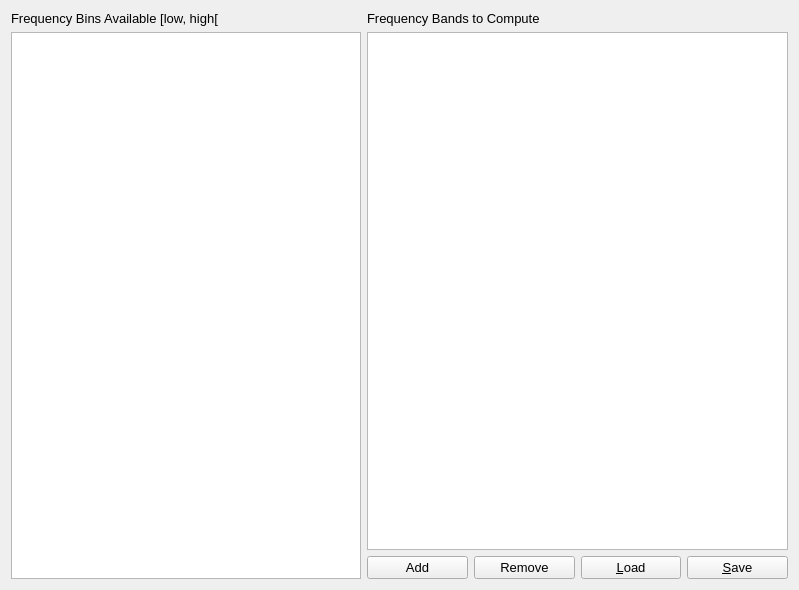
<ui version="4.0">
 <class>FrequencyBand</class>
 <widget class="QWidget" name="FrequencyBand">
  <property name="geometry">
   <rect>
    <x>0</x>
    <y>0</y>
    <width>799</width>
    <height>590</height>
   </rect>
  </property>
  <property name="windowTitle">
   <string />
  </property>
  <layout class="QHBoxLayout" name="horizontalLayout_3">
   <item>
    <layout class="QHBoxLayout" name="horizontalLayout_2">
     <item>
      <layout class="QVBoxLayout" name="verticalLayout_2">
       <item>
        <widget class="QLabel" name="label_5">
         <property name="font">
          <font>
           <pointsize>10</pointsize>
          </font>
         </property>
         <property name="toolTip">
          <string>The frequency band is defined as the low bin is included and the high bin is excluded in order to avoid twice averaging the energy from the same frequency bin. </string>
         </property>
         <property name="text">
          <string>Frequency Bins Available [low, high[ </string>
         </property>
        </widget>
       </item>
       <item>
        <widget class="QTableView" name="tiny_band_tableView">
         <property name="maximumSize">
          <size>
           <width>350</width>
           <height>16777215</height>
          </size>
         </property>
         <property name="font">
          <font>
           <family>Roboto</family>
           <pointsize>10</pointsize>
          </font>
         </property>
         <property name="editTriggers">
          <set>QAbstractItemView::NoEditTriggers</set>
         </property>
        </widget>
       </item>
      </layout>
     </item>
     <item>
      <layout class="QVBoxLayout" name="verticalLayout">
       <item>
        <widget class="QLabel" name="label_6">
         <property name="font">
          <font>
           <pointsize>10</pointsize>
          </font>
         </property>
         <property name="text">
          <string>Frequency Bands to Compute</string>
         </property>
        </widget>
       </item>
       <item>
        <widget class="QTableView" name="new_band_tableView">
         <property name="sizePolicy">
          <sizepolicy hsizetype="Expanding" vsizetype="Expanding">
           <horstretch>0</horstretch>
           <verstretch>0</verstretch>
          </sizepolicy>
         </property>
         <property name="minimumSize">
          <size>
           <width>0</width>
           <height>0</height>
          </size>
         </property>
         <property name="maximumSize">
          <size>
           <width>16777215</width>
           <height>16777215</height>
          </size>
         </property>
         <property name="font">
          <font>
           <family>Roboto</family>
           <pointsize>10</pointsize>
          </font>
         </property>
         <property name="focusPolicy">
          <enum>Qt::ClickFocus</enum>
         </property>
         <property name="editTriggers">
          <set>QAbstractItemView::AllEditTriggers</set>
         </property>
         <property name="alternatingRowColors">
          <bool>false</bool>
         </property>
         <property name="selectionMode">
          <enum>QAbstractItemView::ExtendedSelection</enum>
         </property>
         <property name="selectionBehavior">
          <enum>QAbstractItemView::SelectRows</enum>
         </property>
         <property name="textElideMode">
          <enum>Qt::ElideLeft</enum>
         </property>
        </widget>
       </item>
       <item>
        <layout class="QHBoxLayout" name="horizontalLayout">
         <item>
          <widget class="QPushButton" name="add_pushButton">
           <property name="font">
            <font>
             <pointsize>10</pointsize>
            </font>
           </property>
           <property name="text">
            <string>Add</string>
           </property>
          </widget>
         </item>
         <item>
          <widget class="QPushButton" name="rem_pushButton">
           <property name="font">
            <font>
             <pointsize>10</pointsize>
            </font>
           </property>
           <property name="text">
            <string>Remove</string>
           </property>
          </widget>
         </item>
         <item>
          <widget class="QPushButton" name="load_pushButton">
           <property name="font">
            <font>
             <pointsize>10</pointsize>
            </font>
           </property>
           <property name="text">
            <string>&amp;Load</string>
           </property>
          </widget>
         </item>
         <item>
          <widget class="QPushButton" name="save_pushButton">
           <property name="font">
            <font>
             <pointsize>10</pointsize>
            </font>
           </property>
           <property name="text">
            <string>&amp;Save</string>
           </property>
          </widget>
         </item>
        </layout>
       </item>
      </layout>
     </item>
    </layout>
   </item>
  </layout>
 <property name="styleSheet"><string>font: 12pt "Roboto";</string></property></widget>
 <resources><include location="../../../../../scinodes_poc/src/main/python/ui/themes/themes.qrc" /></resources>
 <connections>
  <connection>
   <sender>add_pushButton</sender>
   <signal>clicked()</signal>
   <receiver>FrequencyBand</receiver>
   <slot>add_row_freq_band_slot()</slot>
   <hints>
    <hint type="sourcelabel">
     <x>411</x>
     <y>565</y>
    </hint>
    <hint type="destinationlabel">
     <x>364</x>
     <y>294</y>
    </hint>
   </hints>
  </connection>
  <connection>
   <sender>rem_pushButton</sender>
   <signal>clicked()</signal>
   <receiver>FrequencyBand</receiver>
   <slot>rem_row_freq_band_slot()</slot>
   <hints>
    <hint type="sourcelabel">
     <x>499</x>
     <y>565</y>
    </hint>
    <hint type="destinationlabel">
     <x>364</x>
     <y>294</y>
    </hint>
   </hints>
  </connection>
  <connection>
   <sender>load_pushButton</sender>
   <signal>clicked()</signal>
   <receiver>FrequencyBand</receiver>
   <slot>load_freq_band_slot()</slot>
   <hints>
    <hint type="sourcelabel">
     <x>588</x>
     <y>565</y>
    </hint>
    <hint type="destinationlabel">
     <x>364</x>
     <y>294</y>
    </hint>
   </hints>
  </connection>
  <connection>
   <sender>save_pushButton</sender>
   <signal>clicked()</signal>
   <receiver>FrequencyBand</receiver>
   <slot>save_freq_band_slot()</slot>
   <hints>
    <hint type="sourcelabel">
     <x>676</x>
     <y>565</y>
    </hint>
    <hint type="destinationlabel">
     <x>364</x>
     <y>294</y>
    </hint>
   </hints>
  </connection>
 </connections>
 <slots>
  <slot>add_row_freq_band_slot()</slot>
  <slot>rem_row_freq_band_slot()</slot>
  <slot>load_freq_band_slot()</slot>
  <slot>save_freq_band_slot()</slot>
  <slot>edit_freq_band_slot()</slot>
 </slots>
</ui>
